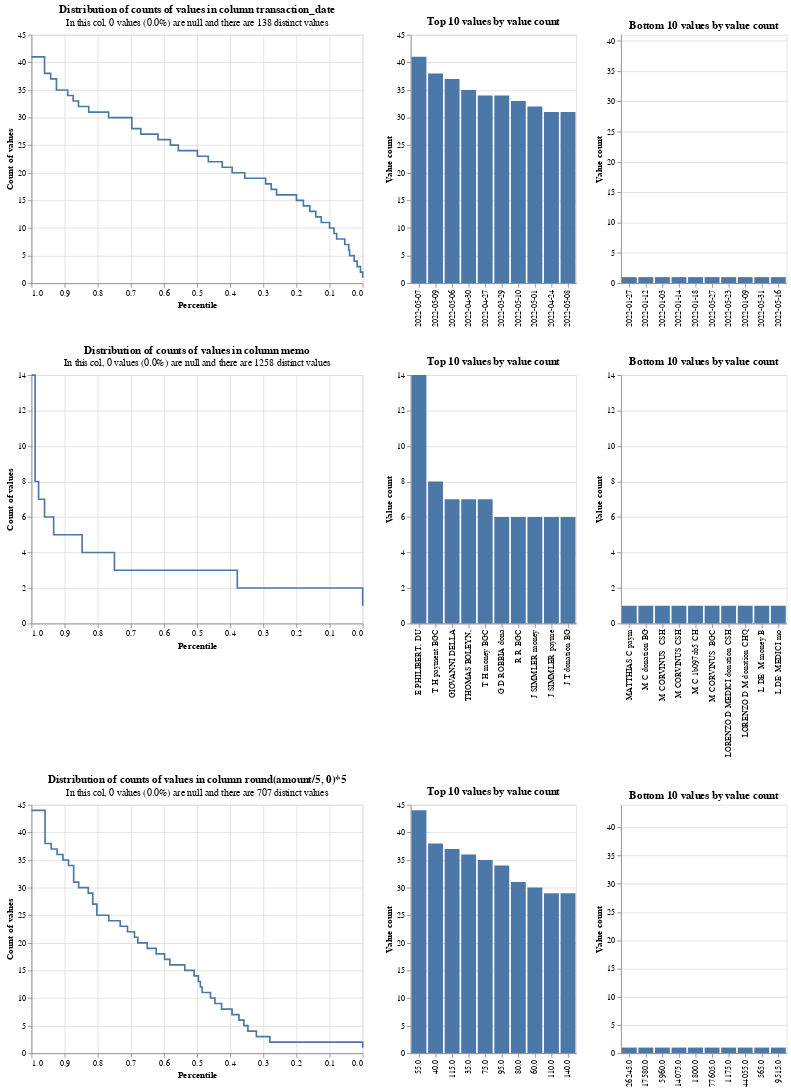

The cell this chart's notebook holds for it:
### Markdown cell above
In the following chart, we can see this is a challenging dataset to link:
- There are only 151 distinct transaction dates, with strong skew
- Some 'memos' are used multiple times (up to 48 times)
- There is strong skew in the 'amount' column, with 1,400 transactions of around 60.00

### Code cell
# Simple settings just for exploratory analysis
settings = {"link_type": "link_only"}
linker = DuckDBLinker([df_origin, df_destination], settings,input_table_aliases=["__ori", "_dest"])
linker.profile_columns(["transaction_date", "memo", "round(amount/5, 0)*5"])

### Figure 1 — Vega-Lite specification as saved in the notebook (floating-point values rounded to 4 significant figures)
{"$schema": "https://vega.github.io/schema/vega-lite/v4.8.1.json", "config": {"view": {"continuousHeight": 300, "continuousWidth": 400}}, "vconcat": [{"hconcat": [{"data": {"values": [{"distinct_value_count": 138, "group_name": "transaction_date", "percentile_ex_nulls": 0.9795, "percentile_inc_nulls": 0.9795, "sum_tokens_in_value_count_group": 41, "total_non_null_rows": 2000, "total_rows_inc_nulls": 2000, "value_count": 41}, {"distinct_value_count": 138, "group_name": "transaction_date", "percentile_ex_nulls": 0.9605, "percentile_inc_nulls": 0.9605, "sum_tokens_in_value_count_group": 38, "total_non_null_rows": 2000, "total_rows_inc_nulls": 2000, "value_count": 38}, {"distinct_value_count": 138, "group_name": "transaction_date", "percentile_ex_nulls": 0.942, "percentile_inc_nulls": 0.942, "sum_tokens_in_value_count_group": 37, "total_non_null_rows": 2000, "total_rows_inc_nulls": 2000, "value_count": 37}, {"distinct_value_count": 138, "group_name": "transaction_date", "percentile_ex_nulls": 0.9245, "percentile_inc_nulls": 0.9245, "sum_tokens_in_value_count_group": 35, "total_non_null_rows": 2000, "total_rows_inc_nulls": 2000, "value_count": 35}, {"distinct_value_count": 138, "group_name": "transaction_date", "percentile_ex_nulls": 0.8905, "percentile_inc_nulls": 0.8905, "sum_tokens_in_value_count_group": 68, "total_non_null_rows": 2000, "total_rows_inc_nulls": 2000, "value_count": 34}, {"distinct_value_count": 138, "group_name": "transaction_date", "percentile_ex_nulls": 0.874, "percentile_inc_nulls": 0.874, "sum_tokens_in_value_count_group": 33, "total_non_null_rows": 2000, "total_rows_inc_nulls": 2000, "value_count": 33}, {"distinct_value_count": 138, "group_name": "transaction_date", "percentile_ex_nulls": 0.858, "percentile_inc_nulls": 0.858, "sum_tokens_in_value_count_group": 32, "total_non_null_rows": 2000, "total_rows_inc_nulls": 2000, "value_count": 32}, {"distinct_value_count": 138, "group_name": "transaction_date", "percentile_ex_nulls": 0.827, "percentile_inc_nulls": 0.827, "sum_tokens_in_value_count_group": 62, "total_non_null_rows": 2000, "total_rows_inc_nulls": 2000, "value_count": 31}, {"distinct_value_count": 138, "group_name": "transaction_date", "percentile_ex_nulls": 0.767, "percentile_inc_nulls": 0.767, "sum_tokens_in_value_count_group": 120, "total_non_null_rows": 2000, "total_rows_inc_nulls": 2000, "value_count": 30}, {"distinct_value_count": 138, "group_name": "transaction_date", "percentile_ex_nulls": 0.697, "percentile_inc_nulls": 0.697, "sum_tokens_in_value_count_group": 140, "total_non_null_rows": 2000, "total_rows_inc_nulls": 2000, "value_count": 28}, {"distinct_value_count": 138, "group_name": "transaction_date", "percentile_ex_nulls": 0.67, "percentile_inc_nulls": 0.67, "sum_tokens_in_value_count_group": 54, "total_non_null_rows": 2000, "total_rows_inc_nulls": 2000, "value_count": 27}, {"distinct_value_count": 138, "group_name": "transaction_date", "percentile_ex_nulls": 0.618, "percentile_inc_nulls": 0.618, "sum_tokens_in_value_count_group": 104, "total_non_null_rows": 2000, "total_rows_inc_nulls": 2000, "value_count": 26}, {"distinct_value_count": 138, "group_name": "transaction_date", "percentile_ex_nulls": 0.5805, "percentile_inc_nulls": 0.5805, "sum_tokens_in_value_count_group": 75, "total_non_null_rows": 2000, "total_rows_inc_nulls": 2000, "value_count": 25}, {"distinct_value_count": 138, "group_name": "transaction_date", "percentile_ex_nulls": 0.5565, "percentile_inc_nulls": 0.5565, "sum_tokens_in_value_count_group": 48, "total_non_null_rows": 2000, "total_rows_inc_nulls": 2000, "value_count": 24}, {"distinct_value_count": 138, "group_name": "transaction_date", "percentile_ex_nulls": 0.499, "percentile_inc_nulls": 0.499, "sum_tokens_in_value_count_group": 115, "total_non_null_rows": 2000, "total_rows_inc_nulls": 2000, "value_count": 23}, {"distinct_value_count": 138, "group_name": "transaction_date", "percentile_ex_nulls": 0.466, "percentile_inc_nulls": 0.466, "sum_tokens_in_value_count_group": 66, "total_non_null_rows": 2000, "total_rows_inc_nulls": 2000, "value_count": 22}, {"distinct_value_count": 138, "group_name": "transaction_date", "percentile_ex_nulls": 0.424, "percentile_inc_nulls": 0.424, "sum_tokens_in_value_count_group": 84, "total_non_null_rows": 2000, "total_rows_inc_nulls": 2000, "value_count": 21}, {"distinct_value_count": 138, "group_name": "transaction_date", "percentile_ex_nulls": 0.394, "percentile_inc_nulls": 0.394, "sum_tokens_in_value_count_group": 60, "total_non_null_rows": 2000, "total_rows_inc_nulls": 2000, "value_count": 20}, {"distinct_value_count": 138, "group_name": "transaction_date", "percentile_ex_nulls": 0.356, "percentile_inc_nulls": 0.356, "sum_tokens_in_value_count_group": 76, "total_non_null_rows": 2000, "total_rows_inc_nulls": 2000, "value_count": 19}, {"distinct_value_count": 138, "group_name": "transaction_date", "percentile_ex_nulls": 0.293, "percentile_inc_nulls": 0.293, "sum_tokens_in_value_count_group": 126, "total_non_null_rows": 2000, "total_rows_inc_nulls": 2000, "value_count": 18}, {"distinct_value_count": 138, "group_name": "transaction_date", "percentile_ex_nulls": 0.276, "percentile_inc_nulls": 0.276, "sum_tokens_in_value_count_group": 34, "total_non_null_rows": 2000, "total_rows_inc_nulls": 2000, "value_count": 17}, {"distinct_value_count": 138, "group_name": "transaction_date", "percentile_ex_nulls": 0.26, "percentile_inc_nulls": 0.26, "sum_tokens_in_value_count_group": 32, "total_non_null_rows": 2000, "total_rows_inc_nulls": 2000, "value_count": 16}, {"distinct_value_count": 138, "group_name": "transaction_date", "percentile_ex_nulls": 0.2, "percentile_inc_nulls": 0.2, "sum_tokens_in_value_count_group": 120, "total_non_null_rows": 2000, "total_rows_inc_nulls": 2000, "value_count": 15}, {"distinct_value_count": 138, "group_name": "transaction_date", "percentile_ex_nulls": 0.179, "percentile_inc_nulls": 0.179, "sum_tokens_in_value_count_group": 42, "total_non_null_rows": 2000, "total_rows_inc_nulls": 2000, "value_count": 14}, {"distinct_value_count": 138, "group_name": "transaction_date", "percentile_ex_nulls": 0.1595, "percentile_inc_nulls": 0.1595, "sum_tokens_in_value_count_group": 39, "total_non_null_rows": 2000, "total_rows_inc_nulls": 2000, "value_count": 13}, {"distinct_value_count": 138, "group_name": "transaction_date", "percentile_ex_nulls": 0.1415, "percentile_inc_nulls": 0.1415, "sum_tokens_in_value_count_group": 36, "total_non_null_rows": 2000, "total_rows_inc_nulls": 2000, "value_count": 12}, {"distinct_value_count": 138, "group_name": "transaction_date", "percentile_ex_nulls": 0.125, "percentile_inc_nulls": 0.125, "sum_tokens_in_value_count_group": 33, "total_non_null_rows": 2000, "total_rows_inc_nulls": 2000, "value_count": 11}, {"distinct_value_count": 138, "group_name": "transaction_date", "percentile_ex_nulls": 0.1, "percentile_inc_nulls": 0.1, "sum_tokens_in_value_count_group": 50, "total_non_null_rows": 2000, "total_rows_inc_nulls": 2000, "value_count": 10}, {"distinct_value_count": 138, "group_name": "transaction_date", "percentile_ex_nulls": 0.0865, "percentile_inc_nulls": 0.0865, "sum_tokens_in_value_count_group": 27, "total_non_null_rows": 2000, "total_rows_inc_nulls": 2000, "value_count": 9}, {"distinct_value_count": 138, "group_name": "transaction_date", "percentile_ex_nulls": 0.0785, "percentile_inc_nulls": 0.0785, "sum_tokens_in_value_count_group": 16, "total_non_null_rows": 2000, "total_rows_inc_nulls": 2000, "value_count": 8}, {"distinct_value_count": 138, "group_name": "transaction_date", "percentile_ex_nulls": 0.054, "percentile_inc_nulls": 0.054, "sum_tokens_in_value_count_group": 49, "total_non_null_rows": 2000, "total_rows_inc_nulls": 2000, "value_count": 7}, {"distinct_value_count": 138, "group_name": "transaction_date", "percentile_ex_nulls": 0.042, "percentile_inc_nulls": 0.042, "sum_tokens_in_value_count_group": 24, "total_non_null_rows": 2000, "total_rows_inc_nulls": 2000, "value_count": 6}, {"distinct_value_count": 138, "group_name": "transaction_date", "percentile_ex_nulls": 0.0395, "percentile_inc_nulls": 0.0395, "sum_tokens_in_value_count_group": 5, "total_non_null_rows": 2000, "total_rows_inc_nulls": 2000, "value_count": 5}, {"distinct_value_count": 138, "group_name": "transaction_date", "percentile_ex_nulls": 0.0255, "percentile_inc_nulls": 0.0255, "sum_tokens_in_value_count_group": 28, "total_non_null_rows": 2000, "total_rows_inc_nulls": 2000, "value_count": 4}, {"distinct_value_count": 138, "group_name": "transaction_date", "percentile_ex_nulls": 0.0165, "percentile_inc_nulls": 0.0165, "sum_tokens_in_value_count_group": 18, "total_non_null_rows": 2000, "total_rows_inc_nulls": 2000, "value_count": 3}, {"distinct_value_count": 138, "group_name": "transaction_date", "percentile_ex_nulls": 0.0065, "percentile_inc_nulls": 0.0065, "sum_tokens_in_value_count_group": 20, "total_non_null_rows": 2000, "total_rows_inc_nulls": 2000, "value_count": 2}, {"distinct_value_count": 138, "group_name": "transaction_date", "percentile_ex_nulls": 0, "percentile_inc_nulls": 0, "sum_tokens_in_value_count_group": 13, "total_non_null_rows": 2000, "total_rows_inc_nulls": 2000, "value_count": 1}, {"distinct_value_count": 138, "group_name": "transaction_date", "percentile_ex_nulls": 1, "percentile_inc_nulls": 1, "sum_tokens_in_value_count_group": 41, "total_non_null_rows": 2000, "total_rows_inc_nulls": 2000, "value_count": 41}]}, "encoding": {"tooltip": [{"field": "value_count", "type": "quantitative"}, {"field": "percentile_ex_nulls", "type": "quantitative"}, {"field": "percentile_inc_nulls", "type": "quantitative"}, {"field": "total_non_null_rows", "type": "quantitative"}, {"field": "total_rows_inc_nulls", "type": "quantitative"}], "x": {"field": "percentile_ex_nulls", "sort": "descending", "title": "Percentile", "type": "quantitative"}, "y": {"field": "value_count", "title": "Count of values", "type": "quantitative"}}, "mark": {"interpolate": "step-after", "type": "line"}, "title": {"subtitle": "In this col, 0 values (0.0%) are null and there are 138 distinct values", "text": "Distribution of counts of values in column transaction_date"}}, {"data": {"values": [{"distinct_value_count": 138, "group_name": "transaction_date", "total_non_null_rows": 2000, "total_rows_inc_nulls": 2000, "value": "2022-05-07", "value_count": 41}, {"distinct_value_count": 138, "group_name": "transaction_date", "total_non_null_rows": 2000, "total_rows_inc_nulls": 2000, "value": "2022-05-09", "value_count": 38}, {"distinct_value_count": 138, "group_name": "transaction_date", "total_non_null_rows": 2000, "total_rows_inc_nulls": 2000, "value": "2022-05-06", "value_count": 37}, {"distinct_value_count": 138, "group_name": "transaction_date", "total_non_null_rows": 2000, "total_rows_inc_nulls": 2000, "value": "2022-04-30", "value_count": 35}, {"distinct_value_count": 138, "group_name": "transaction_date", "total_non_null_rows": 2000, "total_rows_inc_nulls": 2000, "value": "2022-04-27", "value_count": 34}, {"distinct_value_count": 138, "group_name": "transaction_date", "total_non_null_rows": 2000, "total_rows_inc_nulls": 2000, "value": "2022-03-29", "value_count": 34}, {"distinct_value_count": 138, "group_name": "transaction_date", "total_non_null_rows": 2000, "total_rows_inc_nulls": 2000, "value": "2022-05-10", "value_count": 33}, {"distinct_value_count": 138, "group_name": "transaction_date", "total_non_null_rows": 2000, "total_rows_inc_nulls": 2000, "value": "2022-05-01", "value_count": 32}, {"distinct_value_count": 138, "group_name": "transaction_date", "total_non_null_rows": 2000, "total_rows_inc_nulls": 2000, "value": "2022-04-24", "value_count": 31}, {"distinct_value_count": 138, "group_name": "transaction_date", "total_non_null_rows": 2000, "total_rows_inc_nulls": 2000, "value": "2022-05-08", "value_count": 31}]}, "encoding": {"tooltip": [{"field": "value", "type": "nominal"}, {"field": "value_count", "type": "quantitative"}, {"field": "total_non_null_rows", "type": "quantitative"}, {"field": "total_rows_inc_nulls", "type": "quantitative"}], "x": {"field": "value", "sort": "-y", "title": null, "type": "nominal"}, "y": {"field": "value_count", "title": "Value count", "type": "quantitative"}}, "mark": "bar", "title": "Top 10 values by value count"}, {"data": {"values": [{"distinct_value_count": 138, "group_name": "transaction_date", "total_non_null_rows": 2000, "total_rows_inc_nulls": 2000, "value": "2022-01-27", "value_count": 1}, {"distinct_value_count": 138, "group_name": "transaction_date", "total_non_null_rows": 2000, "total_rows_inc_nulls": 2000, "value": "2022-01-12", "value_count": 1}, {"distinct_value_count": 138, "group_name": "transaction_date", "total_non_null_rows": 2000, "total_rows_inc_nulls": 2000, "value": "2022-01-03", "value_count": 1}, {"distinct_value_count": 138, "group_name": "transaction_date", "total_non_null_rows": 2000, "total_rows_inc_nulls": 2000, "value": "2022-01-14", "value_count": 1}, {"distinct_value_count": 138, "group_name": "transaction_date", "total_non_null_rows": 2000, "total_rows_inc_nulls": 2000, "value": "2022-01-18", "value_count": 1}, {"distinct_value_count": 138, "group_name": "transaction_date", "total_non_null_rows": 2000, "total_rows_inc_nulls": 2000, "value": "2022-05-27", "value_count": 1}, {"distinct_value_count": 138, "group_name": "transaction_date", "total_non_null_rows": 2000, "total_rows_inc_nulls": 2000, "value": "2022-05-23", "value_count": 1}, {"distinct_value_count": 138, "group_name": "transaction_date", "total_non_null_rows": 2000, "total_rows_inc_nulls": 2000, "value": "2022-01-09", "value_count": 1}, {"distinct_value_count": 138, "group_name": "transaction_date", "total_non_null_rows": 2000, "total_rows_inc_nulls": 2000, "value": "2022-05-31", "value_count": 1}, {"distinct_value_count": 138, "group_name": "transaction_date", "total_non_null_rows": 2000, "total_rows_inc_nulls": 2000, "value": "2022-05-16", "value_count": 1}]}, "encoding": {"tooltip": [{"field": "value", "type": "nominal"}, {"field": "value_count", "type": "quantitative"}, {"field": "total_non_null_rows", "type": "quantitative"}, {"field": "total_rows_inc_nulls", "type": "quantitative"}], "x": {"field": "value", "sort": "-y", "title": null, "type": "nominal"}, "y": {"field": "value_count", "scale": {"domain": [0, 41]}, "title": "Value count", "type": "quantitative"}}, "mark": "bar", "title": "Bottom 10 values by value count"}]}, {"hconcat": [{"data": {"values": [{"distinct_value_count": 1258, "group_name": "memo", "percentile_ex_nulls": 0.993, "percentile_inc_nulls": 0.993, "sum_tokens_in_value_count_group": 14, "total_non_null_rows": 2000, "total_rows_inc_nulls": 2000, "value_count": 14}, {"distinct_value_count": 1258, "group_name": "memo", "percentile_ex_nulls": 0.989, "percentile_inc_nulls": 0.989, "sum_tokens_in_value_count_group": 8, "total_non_null_rows": 2000, "total_rows_inc_nulls": 2000, "value_count": 8}, {"distinct_value_count": 1258, "group_name": "memo", "percentile_ex_nulls": 0.9785, "percentile_inc_nulls": 0.9785, "sum_tokens_in_value_count_group": 21, "total_non_null_rows": 2000, "total_rows_inc_nulls": 2000, "value_count": 7}, {"distinct_value_count": 1258, "group_name": "memo", "percentile_ex_nulls": 0.9605, "percentile_inc_nulls": 0.9605, "sum_tokens_in_value_count_group": 36, "total_non_null_rows": 2000, "total_rows_inc_nulls": 2000, "value_count": 6}, {"distinct_value_count": 1258, "group_name": "memo", "percentile_ex_nulls": 0.933, "percentile_inc_nulls": 0.933, "sum_tokens_in_value_count_group": 55, "total_non_null_rows": 2000, "total_rows_inc_nulls": 2000, "value_count": 5}, {"distinct_value_count": 1258, "group_name": "memo", "percentile_ex_nulls": 0.847, "percentile_inc_nulls": 0.847, "sum_tokens_in_value_count_group": 172, "total_non_null_rows": 2000, "total_rows_inc_nulls": 2000, "value_count": 4}, {"distinct_value_count": 1258, "group_name": "memo", "percentile_ex_nulls": 0.7495, "percentile_inc_nulls": 0.7495, "sum_tokens_in_value_count_group": 195, "total_non_null_rows": 2000, "total_rows_inc_nulls": 2000, "value_count": 3}, {"distinct_value_count": 1258, "group_name": "memo", "percentile_ex_nulls": 0.3785, "percentile_inc_nulls": 0.3785, "sum_tokens_in_value_count_group": 742, "total_non_null_rows": 2000, "total_rows_inc_nulls": 2000, "value_count": 2}, {"distinct_value_count": 1258, "group_name": "memo", "percentile_ex_nulls": 0, "percentile_inc_nulls": 0, "sum_tokens_in_value_count_group": 757, "total_non_null_rows": 2000, "total_rows_inc_nulls": 2000, "value_count": 1}, {"distinct_value_count": 1258, "group_name": "memo", "percentile_ex_nulls": 1, "percentile_inc_nulls": 1, "sum_tokens_in_value_count_group": 14, "total_non_null_rows": 2000, "total_rows_inc_nulls": 2000, "value_count": 14}]}, "encoding": {"tooltip": [{"field": "value_count", "type": "quantitative"}, {"field": "percentile_ex_nulls", "type": "quantitative"}, {"field": "percentile_inc_nulls", "type": "quantitative"}, {"field": "total_non_null_rows", "type": "quantitative"}, {"field": "total_rows_inc_nulls", "type": "quantitative"}], "x": {"field": "percentile_ex_nulls", "sort": "descending", "title": "Percentile", "type": "quantitative"}, "y": {"field": "value_count", "title": "Count of values", "type": "quantitative"}}, "mark": {"interpolate": "step-after", "type": "line"}, "title": {"subtitle": "In this col, 0 values (0.0%) are null and there are 1258 distinct values", "text": "Distribution of counts of values in column memo"}}, {"data": {"values": [{"distinct_value_count": 1258, "group_name": "memo", "total_non_null_rows": 2000, "total_rows_inc_nulls": 2000, "value": "E PHILIBERT, DU", "value_count": 14}, {"distinct_value_count": 1258, "group_name": "memo", "total_non_null_rows": 2000, "total_rows_inc_nulls": 2000, "value": "T H payment BGC", "value_count": 8}, {"distinct_value_count": 1258, "group_name": "memo", "total_non_null_rows": 2000, "total_rows_inc_nulls": 2000, "value": "GIOVANNI DELLA ", "value_count": 7}, {"distinct_value_count": 1258, "group_name": "memo", "total_non_null_rows": 2000, "total_rows_inc_nulls": 2000, "value": "THOMAS BOLEYN, ", "value_count": 7}, {"distinct_value_count": 1258, "group_name": "memo", "total_non_null_rows": 2000, "total_rows_inc_nulls": 2000, "value": "T H money BGC", "value_count": 7}, {"distinct_value_count": 1258, "group_name": "memo", "total_non_null_rows": 2000, "total_rows_inc_nulls": 2000, "value": "G D ROBBIA dona", "value_count": 6}, {"distinct_value_count": 1258, "group_name": "memo", "total_non_null_rows": 2000, "total_rows_inc_nulls": 2000, "value": "R R BGC", "value_count": 6}, {"distinct_value_count": 1258, "group_name": "memo", "total_non_null_rows": 2000, "total_rows_inc_nulls": 2000, "value": "J SIMMLER money", "value_count": 6}, {"distinct_value_count": 1258, "group_name": "memo", "total_non_null_rows": 2000, "total_rows_inc_nulls": 2000, "value": "J SIMMLER payme", "value_count": 6}, {"distinct_value_count": 1258, "group_name": "memo", "total_non_null_rows": 2000, "total_rows_inc_nulls": 2000, "value": "J T donation BG", "value_count": 6}]}, "encoding": {"tooltip": [{"field": "value", "type": "nominal"}, {"field": "value_count", "type": "quantitative"}, {"field": "total_non_null_rows", "type": "quantitative"}, {"field": "total_rows_inc_nulls", "type": "quantitative"}], "x": {"field": "value", "sort": "-y", "title": null, "type": "nominal"}, "y": {"field": "value_count", "title": "Value count", "type": "quantitative"}}, "mark": "bar", "title": "Top 10 values by value count"}, {"data": {"values": [{"distinct_value_count": 1258, "group_name": "memo", "total_non_null_rows": 2000, "total_rows_inc_nulls": 2000, "value": "MATTHIAS C paym", "value_count": 1}, {"distinct_value_count": 1258, "group_name": "memo", "total_non_null_rows": 2000, "total_rows_inc_nulls": 2000, "value": "M C donation BG", "value_count": 1}, {"distinct_value_count": 1258, "group_name": "memo", "total_non_null_rows": 2000, "total_rows_inc_nulls": 2000, "value": "M CORVINUS  CSH", "value_count": 1}, {"distinct_value_count": 1258, "group_name": "memo", "total_non_null_rows": 2000, "total_rows_inc_nulls": 2000, "value": "M CORVINUS CSH", "value_count": 1}, {"distinct_value_count": 1258, "group_name": "memo", "total_non_null_rows": 2000, "total_rows_inc_nulls": 2000, "value": "M C 1b097ab5 CH", "value_count": 1}, {"distinct_value_count": 1258, "group_name": "memo", "total_non_null_rows": 2000, "total_rows_inc_nulls": 2000, "value": "M CORVINUS  BGC", "value_count": 1}, {"distinct_value_count": 1258, "group_name": "memo", "total_non_null_rows": 2000, "total_rows_inc_nulls": 2000, "value": "LORENZO D MEDICI donation CSH", "value_count": 1}, {"distinct_value_count": 1258, "group_name": "memo", "total_non_null_rows": 2000, "total_rows_inc_nulls": 2000, "value": "LORENZO D M donation CHQ", "value_count": 1}, {"distinct_value_count": 1258, "group_name": "memo", "total_non_null_rows": 2000, "total_rows_inc_nulls": 2000, "value": "L DE' M money B", "value_count": 1}, {"distinct_value_count": 1258, "group_name": "memo", "total_non_null_rows": 2000, "total_rows_inc_nulls": 2000, "value": "L DE' MEDICI mo", "value_count": 1}]}, "encoding": {"tooltip": [{"field": "value", "type": "nominal"}, {"field": "value_count", "type": "quantitative"}, {"field": "total_non_null_rows", "type": "quantitative"}, {"field": "total_rows_inc_nulls", "type": "quantitative"}], "x": {"field": "value", "sort": "-y", "title": null, "type": "nominal"}, "y": {"field": "value_count", "scale": {"domain": [0, 14]}, "title": "Value count", "type": "quantitative"}}, "mark": "bar", "title": "Bottom 10 values by value count"}]}, {"hconcat": [{"data": {"values": [{"distinct_value_count": 707, "group_name": "round_amount_5_0_5", "percentile_ex_nulls": 0.978, "percentile_inc_nulls": 0.978, "sum_tokens_in_value_count_group": 44, "total_non_null_rows": 2000, "total_rows_inc_nulls": 2000, "value_count": 44}, {"distinct_value_count": 707, "group_name": "round_amount_5_0_5", "percentile_ex_nulls": 0.959, "percentile_inc_nulls": 0.959, "sum_tokens_in_value_count_group": 38, "total_non_null_rows": 2000, "total_rows_inc_nulls": 2000, "value_count": 38}, {"distinct_value_count": 707, "group_name": "round_amount_5_0_5", "percentile_ex_nulls": 0.9405, "percentile_inc_nulls": 0.9405, "sum_tokens_in_value_count_group": 37, "total_non_null_rows": 2000, "total_rows_inc_nulls": 2000, "value_count": 37}, {"distinct_value_count": 707, "group_name": "round_amount_5_0_5", "percentile_ex_nulls": 0.9225, "percentile_inc_nulls": 0.9225, "sum_tokens_in_value_count_group": 36, "total_non_null_rows": 2000, "total_rows_inc_nulls": 2000, "value_count": 36}, {"distinct_value_count": 707, "group_name": "round_amount_5_0_5", "percentile_ex_nulls": 0.905, "percentile_inc_nulls": 0.905, "sum_tokens_in_value_count_group": 35, "total_non_null_rows": 2000, "total_rows_inc_nulls": 2000, "value_count": 35}, {"distinct_value_count": 707, "group_name": "round_amount_5_0_5", "percentile_ex_nulls": 0.888, "percentile_inc_nulls": 0.888, "sum_tokens_in_value_count_group": 34, "total_non_null_rows": 2000, "total_rows_inc_nulls": 2000, "value_count": 34}, {"distinct_value_count": 707, "group_name": "round_amount_5_0_5", "percentile_ex_nulls": 0.8725, "percentile_inc_nulls": 0.8725, "sum_tokens_in_value_count_group": 31, "total_non_null_rows": 2000, "total_rows_inc_nulls": 2000, "value_count": 31}, {"distinct_value_count": 707, "group_name": "round_amount_5_0_5", "percentile_ex_nulls": 0.8575, "percentile_inc_nulls": 0.8575, "sum_tokens_in_value_count_group": 30, "total_non_null_rows": 2000, "total_rows_inc_nulls": 2000, "value_count": 30}, {"distinct_value_count": 707, "group_name": "round_amount_5_0_5", "percentile_ex_nulls": 0.8285, "percentile_inc_nulls": 0.8285, "sum_tokens_in_value_count_group": 58, "total_non_null_rows": 2000, "total_rows_inc_nulls": 2000, "value_count": 29}, {"distinct_value_count": 707, "group_name": "round_amount_5_0_5", "percentile_ex_nulls": 0.815, "percentile_inc_nulls": 0.815, "sum_tokens_in_value_count_group": 27, "total_non_null_rows": 2000, "total_rows_inc_nulls": 2000, "value_count": 27}, {"distinct_value_count": 707, "group_name": "round_amount_5_0_5", "percentile_ex_nulls": 0.8025, "percentile_inc_nulls": 0.8025, "sum_tokens_in_value_count_group": 25, "total_non_null_rows": 2000, "total_rows_inc_nulls": 2000, "value_count": 25}, {"distinct_value_count": 707, "group_name": "round_amount_5_0_5", "percentile_ex_nulls": 0.7665, "percentile_inc_nulls": 0.7665, "sum_tokens_in_value_count_group": 72, "total_non_null_rows": 2000, "total_rows_inc_nulls": 2000, "value_count": 24}, {"distinct_value_count": 707, "group_name": "round_amount_5_0_5", "percentile_ex_nulls": 0.732, "percentile_inc_nulls": 0.732, "sum_tokens_in_value_count_group": 69, "total_non_null_rows": 2000, "total_rows_inc_nulls": 2000, "value_count": 23}, {"distinct_value_count": 707, "group_name": "round_amount_5_0_5", "percentile_ex_nulls": 0.71, "percentile_inc_nulls": 0.71, "sum_tokens_in_value_count_group": 44, "total_non_null_rows": 2000, "total_rows_inc_nulls": 2000, "value_count": 22}, {"distinct_value_count": 707, "group_name": "round_amount_5_0_5", "percentile_ex_nulls": 0.689, "percentile_inc_nulls": 0.689, "sum_tokens_in_value_count_group": 42, "total_non_null_rows": 2000, "total_rows_inc_nulls": 2000, "value_count": 21}, {"distinct_value_count": 707, "group_name": "round_amount_5_0_5", "percentile_ex_nulls": 0.679, "percentile_inc_nulls": 0.679, "sum_tokens_in_value_count_group": 20, "total_non_null_rows": 2000, "total_rows_inc_nulls": 2000, "value_count": 20}, {"distinct_value_count": 707, "group_name": "round_amount_5_0_5", "percentile_ex_nulls": 0.6505, "percentile_inc_nulls": 0.6505, "sum_tokens_in_value_count_group": 57, "total_non_null_rows": 2000, "total_rows_inc_nulls": 2000, "value_count": 19}, {"distinct_value_count": 707, "group_name": "round_amount_5_0_5", "percentile_ex_nulls": 0.6235, "percentile_inc_nulls": 0.6235, "sum_tokens_in_value_count_group": 54, "total_non_null_rows": 2000, "total_rows_inc_nulls": 2000, "value_count": 18}, {"distinct_value_count": 707, "group_name": "round_amount_5_0_5", "percentile_ex_nulls": 0.598, "percentile_inc_nulls": 0.598, "sum_tokens_in_value_count_group": 51, "total_non_null_rows": 2000, "total_rows_inc_nulls": 2000, "value_count": 17}, {"distinct_value_count": 707, "group_name": "round_amount_5_0_5", "percentile_ex_nulls": 0.582, "percentile_inc_nulls": 0.582, "sum_tokens_in_value_count_group": 32, "total_non_null_rows": 2000, "total_rows_inc_nulls": 2000, "value_count": 16}, {"distinct_value_count": 707, "group_name": "round_amount_5_0_5", "percentile_ex_nulls": 0.537, "percentile_inc_nulls": 0.537, "sum_tokens_in_value_count_group": 90, "total_non_null_rows": 2000, "total_rows_inc_nulls": 2000, "value_count": 15}, {"distinct_value_count": 707, "group_name": "round_amount_5_0_5", "percentile_ex_nulls": 0.509, "percentile_inc_nulls": 0.509, "sum_tokens_in_value_count_group": 56, "total_non_null_rows": 2000, "total_rows_inc_nulls": 2000, "value_count": 14}, {"distinct_value_count": 707, "group_name": "round_amount_5_0_5", "percentile_ex_nulls": 0.496, "percentile_inc_nulls": 0.496, "sum_tokens_in_value_count_group": 26, "total_non_null_rows": 2000, "total_rows_inc_nulls": 2000, "value_count": 13}, {"distinct_value_count": 707, "group_name": "round_amount_5_0_5", "percentile_ex_nulls": 0.49, "percentile_inc_nulls": 0.49, "sum_tokens_in_value_count_group": 12, "total_non_null_rows": 2000, "total_rows_inc_nulls": 2000, "value_count": 12}, {"distinct_value_count": 707, "group_name": "round_amount_5_0_5", "percentile_ex_nulls": 0.4845, "percentile_inc_nulls": 0.4845, "sum_tokens_in_value_count_group": 11, "total_non_null_rows": 2000, "total_rows_inc_nulls": 2000, "value_count": 11}, {"distinct_value_count": 707, "group_name": "round_amount_5_0_5", "percentile_ex_nulls": 0.4595, "percentile_inc_nulls": 0.4595, "sum_tokens_in_value_count_group": 50, "total_non_null_rows": 2000, "total_rows_inc_nulls": 2000, "value_count": 10}, {"distinct_value_count": 707, "group_name": "round_amount_5_0_5", "percentile_ex_nulls": 0.446, "percentile_inc_nulls": 0.446, "sum_tokens_in_value_count_group": 27, "total_non_null_rows": 2000, "total_rows_inc_nulls": 2000, "value_count": 9}, {"distinct_value_count": 707, "group_name": "round_amount_5_0_5", "percentile_ex_nulls": 0.426, "percentile_inc_nulls": 0.426, "sum_tokens_in_value_count_group": 40, "total_non_null_rows": 2000, "total_rows_inc_nulls": 2000, "value_count": 8}, {"distinct_value_count": 707, "group_name": "round_amount_5_0_5", "percentile_ex_nulls": 0.3945, "percentile_inc_nulls": 0.3945, "sum_tokens_in_value_count_group": 63, "total_non_null_rows": 2000, "total_rows_inc_nulls": 2000, "value_count": 7}, {"distinct_value_count": 707, "group_name": "round_amount_5_0_5", "percentile_ex_nulls": 0.3735, "percentile_inc_nulls": 0.3735, "sum_tokens_in_value_count_group": 42, "total_non_null_rows": 2000, "total_rows_inc_nulls": 2000, "value_count": 6}, {"distinct_value_count": 707, "group_name": "round_amount_5_0_5", "percentile_ex_nulls": 0.3585, "percentile_inc_nulls": 0.3585, "sum_tokens_in_value_count_group": 30, "total_non_null_rows": 2000, "total_rows_inc_nulls": 2000, "value_count": 5}, {"distinct_value_count": 707, "group_name": "round_amount_5_0_5", "percentile_ex_nulls": 0.3465, "percentile_inc_nulls": 0.3465, "sum_tokens_in_value_count_group": 24, "total_non_null_rows": 2000, "total_rows_inc_nulls": 2000, "value_count": 4}, {"distinct_value_count": 707, "group_name": "round_amount_5_0_5", "percentile_ex_nulls": 0.321, "percentile_inc_nulls": 0.321, "sum_tokens_in_value_count_group": 51, "total_non_null_rows": 2000, "total_rows_inc_nulls": 2000, "value_count": 3}, {"distinct_value_count": 707, "group_name": "round_amount_5_0_5", "percentile_ex_nulls": 0.28, "percentile_inc_nulls": 0.28, "sum_tokens_in_value_count_group": 82, "total_non_null_rows": 2000, "total_rows_inc_nulls": 2000, "value_count": 2}, {"distinct_value_count": 707, "group_name": "round_amount_5_0_5", "percentile_ex_nulls": 0, "percentile_inc_nulls": 0, "sum_tokens_in_value_count_group": 560, "total_non_null_rows": 2000, "total_rows_inc_nulls": 2000, "value_count": 1}, {"distinct_value_count": 707, "group_name": "round_amount_5_0_5", "percentile_ex_nulls": 1, "percentile_inc_nulls": 1, "sum_tokens_in_value_count_group": 44, "total_non_null_rows": 2000, "total_rows_inc_nulls": 2000, "value_count": 44}]}, "encoding": {"tooltip": [{"field": "value_count", "type": "quantitative"}, {"field": "percentile_ex_nulls", "type": "quantitative"}, {"field": "percentile_inc_nulls", "type": "quantitative"}, {"field": "total_non_null_rows", "type": "quantitative"}, {"field": "total_rows_inc_nulls", "type": "quantitative"}], "x": {"field": "percentile_ex_nulls", "sort": "descending", "title": "Percentile", "type": "quantitative"}, "y": {"field": "value_count", "title": "Count of values", "type": "quantitative"}}, "mark": {"interpolate": "step-after", "type": "line"}, "title": {"subtitle": "In this col, 0 values (0.0%) are null and there are 707 distinct values", "text": "Distribution of counts of values in column round(amount/5, 0)*5"}}, {"data": {"values": [{"distinct_value_count": 707, "group_name": "round_amount_5_0_5", "total_non_null_rows": 2000, "total_rows_inc_nulls": 2000, "value": "55.0", "value_count": 44}, {"distinct_value_count": 707, "group_name": "round_amount_5_0_5", "total_non_null_rows": 2000, "total_rows_inc_nulls": 2000, "value": "40.0", "value_count": 38}, {"distinct_value_count": 707, "group_name": "round_amount_5_0_5", "total_non_null_rows": 2000, "total_rows_inc_nulls": 2000, "value": "115.0", "value_count": 37}, {"distinct_value_count": 707, "group_name": "round_amount_5_0_5", "total_non_null_rows": 2000, "total_rows_inc_nulls": 2000, "value": "35.0", "value_count": 36}, {"distinct_value_count": 707, "group_name": "round_amount_5_0_5", "total_non_null_rows": 2000, "total_rows_inc_nulls": 2000, "value": "75.0", "value_count": 35}, {"distinct_value_count": 707, "group_name": "round_amount_5_0_5", "total_non_null_rows": 2000, "total_rows_inc_nulls": 2000, "value": "95.0", "value_count": 34}, {"distinct_value_count": 707, "group_name": "round_amount_5_0_5", "total_non_null_rows": 2000, "total_rows_inc_nulls": 2000, "value": "80.0", "value_count": 31}, {"distinct_value_count": 707, "group_name": "round_amount_5_0_5", "total_non_null_rows": 2000, "total_rows_inc_nulls": 2000, "value": "60.0", "value_count": 30}, {"distinct_value_count": 707, "group_name": "round_amount_5_0_5", "total_non_null_rows": 2000, "total_rows_inc_nulls": 2000, "value": "110.0", "value_count": 29}, {"distinct_value_count": 707, "group_name": "round_amount_5_0_5", "total_non_null_rows": 2000, "total_rows_inc_nulls": 2000, "value": "140.0", "value_count": 29}]}, "encoding": {"tooltip": [{"field": "value", "type": "nominal"}, {"field": "value_count", "type": "quantitative"}, {"field": "total_non_null_rows", "type": "quantitative"}, {"field": "total_rows_inc_nulls", "type": "quantitative"}], "x": {"field": "value", "sort": "-y", "title": null, "type": "nominal"}, "y": {"field": "value_count", "title": "Value count", "type": "quantitative"}}, "mark": "bar", "title": "Top 10 values by value count"}, {"data": {"values": [{"distinct_value_count": 707, "group_name": "round_amount_5_0_5", "total_non_null_rows": 2000, "total_rows_inc_nulls": 2000, "value": "26245.0", "value_count": 1}, {"distinct_value_count": 707, "group_name": "round_amount_5_0_5", "total_non_null_rows": 2000, "total_rows_inc_nulls": 2000, "value": "17580.0", "value_count": 1}, {"distinct_value_count": 707, "group_name": "round_amount_5_0_5", "total_non_null_rows": 2000, "total_rows_inc_nulls": 2000, "value": "5960.0", "value_count": 1}, {"distinct_value_count": 707, "group_name": "round_amount_5_0_5", "total_non_null_rows": 2000, "total_rows_inc_nulls": 2000, "value": "14075.0", "value_count": 1}, {"distinct_value_count": 707, "group_name": "round_amount_5_0_5", "total_non_null_rows": 2000, "total_rows_inc_nulls": 2000, "value": "1800.0", "value_count": 1}, {"distinct_value_count": 707, "group_name": "round_amount_5_0_5", "total_non_null_rows": 2000, "total_rows_inc_nulls": 2000, "value": "77605.0", "value_count": 1}, {"distinct_value_count": 707, "group_name": "round_amount_5_0_5", "total_non_null_rows": 2000, "total_rows_inc_nulls": 2000, "value": "1175.0", "value_count": 1}, {"distinct_value_count": 707, "group_name": "round_amount_5_0_5", "total_non_null_rows": 2000, "total_rows_inc_nulls": 2000, "value": "44055.0", "value_count": 1}, {"distinct_value_count": 707, "group_name": "round_amount_5_0_5", "total_non_null_rows": 2000, "total_rows_inc_nulls": 2000, "value": "565.0", "value_count": 1}, {"distinct_value_count": 707, "group_name": "round_amount_5_0_5", "total_non_null_rows": 2000, "total_rows_inc_nulls": 2000, "value": "9515.0", "value_count": 1}]}, "encoding": {"tooltip": [{"field": "value", "type": "nominal"}, {"field": "value_count", "type": "quantitative"}, {"field": "total_non_null_rows", "type": "quantitative"}, {"field": "total_rows_inc_nulls", "type": "quantitative"}], "x": {"field": "value", "sort": "-y", "title": null, "type": "nominal"}, "y": {"field": "value_count", "scale": {"domain": [0, 44]}, "title": "Value count", "type": "quantitative"}}, "mark": "bar", "title": "Bottom 10 values by value count"}]}]}
